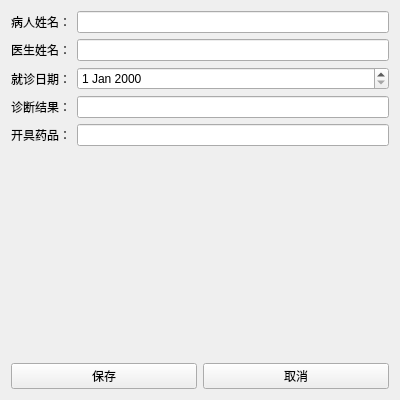
<?xml version="1.0" encoding="UTF-8"?>
<ui version="4.0">
 <class>AppointmentEditView</class>
 <widget class="QWidget" name="AppointmentEditView">
  <property name="geometry">
   <rect>
    <x>0</x>
    <y>0</y>
    <width>400</width>
    <height>400</height>
   </rect>
  </property>
  <property name="windowTitle">
   <string>编辑就诊记录</string>
  </property>
  <layout class="QVBoxLayout" name="verticalLayout">
   <item>
    <layout class="QFormLayout" name="formLayout">
     <item row="0" column="0">
      <widget class="QLabel" name="labelPatientName">
       <property name="text">
        <string>病人姓名：</string>
       </property>
      </widget>
     </item>
     <item row="0" column="1">
      <widget class="QLineEdit" name="txtPatientName"/>
     </item>
     <item row="1" column="0">
      <widget class="QLabel" name="labelDoctorName">
       <property name="text">
        <string>医生姓名：</string>
       </property>
      </widget>
     </item>
     <item row="1" column="1">
      <widget class="QLineEdit" name="txtDoctorName"/>
     </item>
     <item row="2" column="0">
      <widget class="QLabel" name="labelAppointmentDate">
       <property name="text">
        <string>就诊日期：</string>
       </property>
      </widget>
     </item>
     <item row="2" column="1">
      <widget class="QDateEdit" name="dateEdit"/>
     </item>
     <item row="3" column="0">
      <widget class="QLabel" name="labelDiagnosis">
       <property name="text">
        <string>诊断结果：</string>
       </property>
      </widget>
     </item>
     <item row="3" column="1">
      <widget class="QLineEdit" name="txtDiagnosis"/>
     </item>
     <item row="4" column="0">
      <widget class="QLabel" name="labelMedication">
       <property name="text">
        <string>开具药品：</string>
       </property>
      </widget>
     </item>
     <item row="4" column="1">
      <widget class="QLineEdit" name="txtMedication"/>
     </item>
    </layout>
   </item>
   <item>
    <layout class="QHBoxLayout" name="horizontalLayout">
     <item>
      <widget class="QPushButton" name="btnSave">
       <property name="text">
        <string>保存</string>
       </property>
      </widget>
     </item>
     <item>
      <widget class="QPushButton" name="btnCancel">
       <property name="text">
        <string>取消</string>
       </property>
      </widget>
     </item>
    </layout>
   </item>
  </layout>
 </widget>
 <resources/>
 <connections/>
</ui>
